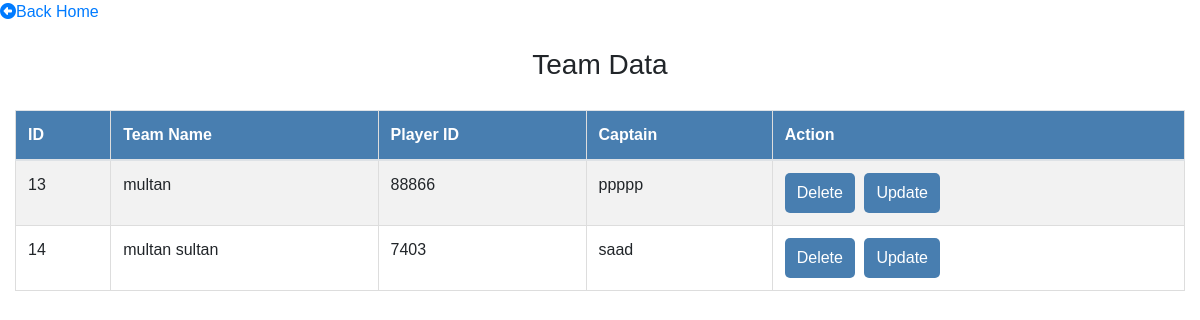
The page /teamv.php on the database its author committed.
### tables this page shows
CREATE TABLE `team` (
  `id` int(11) NOT NULL,
  `tname` varchar(50) NOT NULL,
  `pid` int(11) NOT NULL,
  `captan` varchar(50) NOT NULL
);

### teamv.php (the view, shortened to what this page needs)
<?php
 include('db.php');
 $sql = "SELECT * FROM team";
 $result = mysqli_query($con, $sql);
 ?>
<!DOCTYPE html>
<html lang="en">
<head>
    <link rel="stylesheet" href="https://cdnjs.cloudflare.com/ajax/libs/font-awesome/6.4.2/css/all.min.css" />
    <link rel="stylesheet" href="https://stackpath.bootstrapcdn.com/bootstrap/4.3.1/css/bootstrap.min.css">
</head>
<body>
    <div>
        <a href="team.php" style="text-decoration: none; "><i class="fa-solid fa-circle-left"></i>Back</a>
        <a href="mainpage.php" style="text-decoration: none;">Home</a>
    </div>
    <div class="container mt-4">
        <h3 class="text-center">Team Data</h3>
        <div class="table-responsive">
            <table class="table table-striped">
                <thead>
                    <tr>
                        <th>ID</th>
                        <th>Team Name</th>
                        <th>Player ID</th>
                        <th>Captain</th>
                        <th>Action</th>
                    </tr>
                </thead>
                <tbody>
                    <?php
                    while ($row = mysqli_fetch_array($result)) {
                    ?>
                        <tr>
                            <td><?php echo $row["id"]; ?></td>
                            <td><?php echo $row["tname"]; ?></td>
                            <td><?php echo $row["pid"]; ?></td>
                            <td><?php echo $row["captan"]; ?></td>
                            <td>
                                <a href="teamdelete.php?id=<?php echo $row['id']; ?>" class="btn btn-danger">Delete</a>
                                <a href="teamupdate.php?id=<?php echo $row['id']; ?>" class="btn btn-warning">Update</a>
                            </td>
                        </tr>
                    <?php
                    }
                    ?>
                </tbody>
            </table>
        </div>
    </div>
</body>
</html>

### teamv.php (style rules this page uses)
body { font-family: Arial, sans-serif; }
.container { max-width: 100%; overflow-x: auto; }
.table-responsive { width: 100%; overflow-x: auto; }
table { width: 130%; border-collapse: collapse; margin-top: 20px; }
th, td { border: 1px solid #ddd; padding: 8px; text-align: left; }
th { background-color: #487eb0; color: white; }
.btn { background-color: #487eb0; color: #fff; padding: 8px 12px; border: none; border-radius: 5px; cursor: pointer; text-decoration: none; margin-right: 5px; transition: 0.8s; }

### rows shown on the page
team: id "13", tname "multan", pid "88866", captan "ppppp"
team: id "14", tname "multan sultan", pid "7403", captan "saad"
